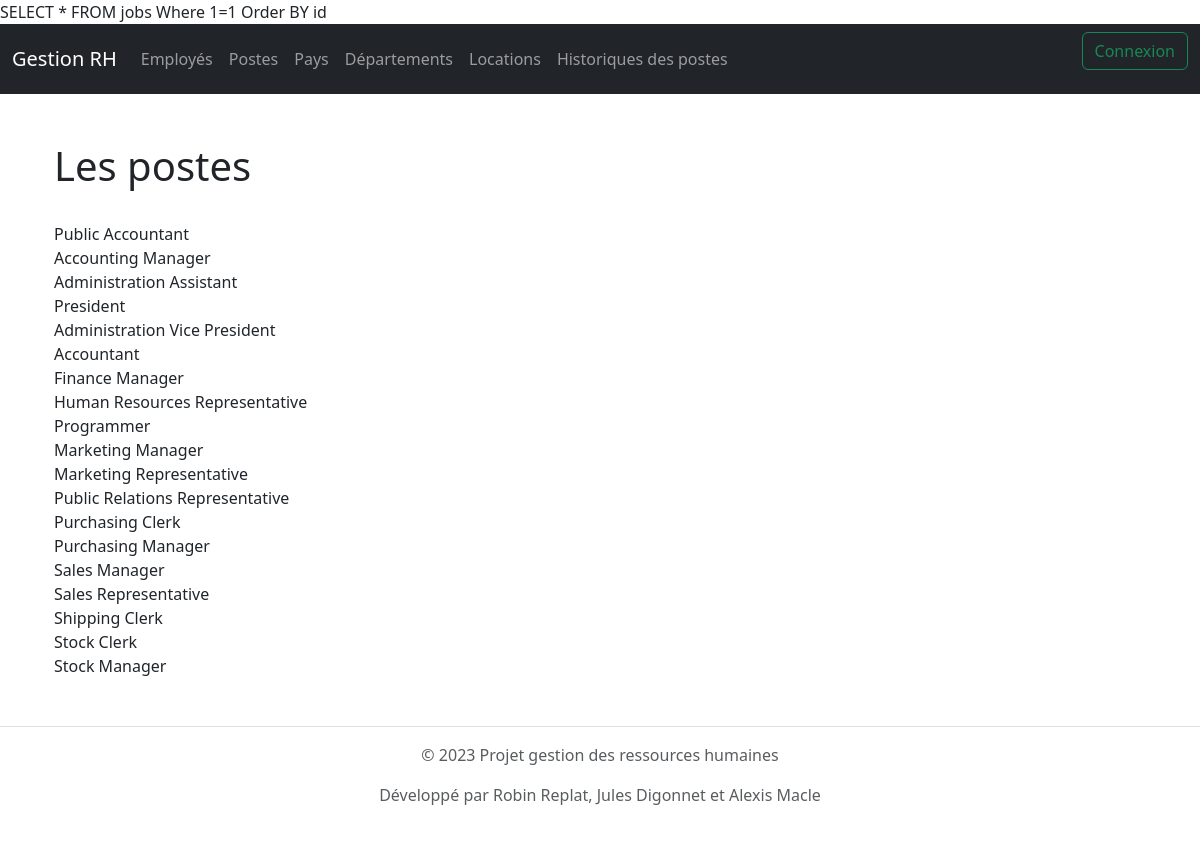
The app's page /jobs, older data.
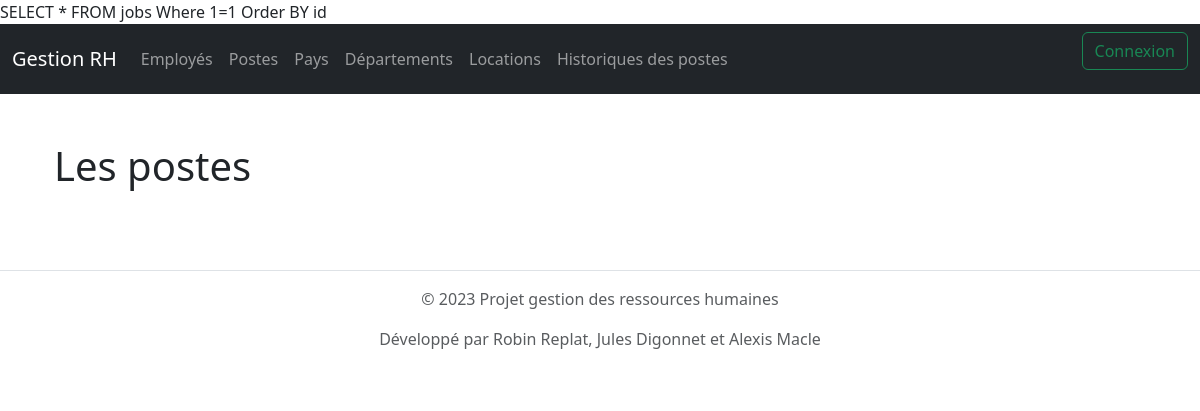
The same page, newer data.
### tables this page shows
CREATE TABLE `jobs` (
  `id` int NOT NULL,
  `JOB_TITLE` varchar(255) NOT NULL,
  `MIN_SALARY` int NOT NULL,
  `MAX_SALARY` int NOT NULL
);

### src/controllers/jobs.php (called while the page is built, shortened)
<?php
class jobs extends controller
{
    var $job;
    public function __construct()
    {
        $this->job = $this->models['job'];
    }
    public function index(): void
    {
        $d = [];
        $d['jobs'] = $this->job->getAlljobs();
        $this->render('index');
    }
}

### src/core/model.php (called while the page is built, shortened)
<?php
class Model
{
    public $table;
    public $conf = "default";
    public $db;
    function __construct()
    {
        $conf = conf::$databases[$this->conf];
        try {
            $this->db = new PDO(
                'mysql:host=' . $conf['host'] . ';dbname=' . $conf['database'],
                $conf['public'],
                $conf['password'],
                array(
                    PDO::MYSQL_ATTR_INIT_COMMAND => 'SET NAMES utf8',
                    PDO::ATTR_ERRMODE => PDO::ERRMODE_WARNING
                )
            );
        } catch (PDOException $e) {
            print "Erreur !: " . $e->getMessage() . "<br/>";
            die();
        }
    }
    function find($data)
    {
        $fields = "*";
        $inner = " ";
        $union = " ";
        $group = " ";
        $condition = "1=1";
        $order = "id";
        $limit = " ";
        if (isset($data['order'])) {
            $order = $data['order'];
        }
        $sql = 'SELECT ' . $fields .
            ' FROM ' . $this->table .
            '  ' . $inner .
            ' Where ' . $condition .
            ' ' . $union .
            ' ' . $group .
            ' Order BY ' . $order .
            ' ' . $limit;
        $stmt = $this->db->prepare($sql);
        if ($stmt->execute()) {
            $data = $stmt->fetchall(PDO::FETCH_OBJ);
            return $data;
        } else {
            echo "<br/> erreur SQL";
        }
    }
}

### src/models/job.php (called while the page is built, shortened)
<?php
class job extends Model
{
    public function getAlljobs(): false|array|null
    {
        return $this->find(array(
            "order" => ' id',
        ));
    }
}

### src/views/jobs/index.php (the view)
<div class="container-fluid !direction !spacing">
    <div class="row">
        <div class="col">
            <br>
            <h1> Les postes </h1>
            <br>
            <?php
            foreach ($jobs as $j) {
                echo $j->JOB_TITLE ."<br>";
            }
            ?>
            <br>
        </div>
    </div>
</div>

Row changes from the older to the newer data that the page shows:
removed jobs: JOB_TITLE "Public Accountant"
removed jobs: JOB_TITLE "Accounting Manager"
removed jobs: JOB_TITLE "Administration Assistant"
removed jobs: JOB_TITLE "President"
removed jobs: JOB_TITLE "Administration Vice President"
removed jobs: JOB_TITLE "Accountant"
removed jobs: JOB_TITLE "Finance Manager"
removed jobs: JOB_TITLE "Human Resources Representative"
removed jobs: JOB_TITLE "Programmer"
removed jobs: JOB_TITLE "Marketing Manager"
removed jobs: JOB_TITLE "Marketing Representative"
removed jobs: JOB_TITLE "Public Relations Representative"
removed jobs: JOB_TITLE "Purchasing Clerk"
removed jobs: JOB_TITLE "Purchasing Manager"
removed jobs: JOB_TITLE "Sales Manager"
removed jobs: JOB_TITLE "Sales Representative"
removed jobs: JOB_TITLE "Shipping Clerk"
removed jobs: JOB_TITLE "Stock Clerk"
removed jobs: JOB_TITLE "Stock Manager"
